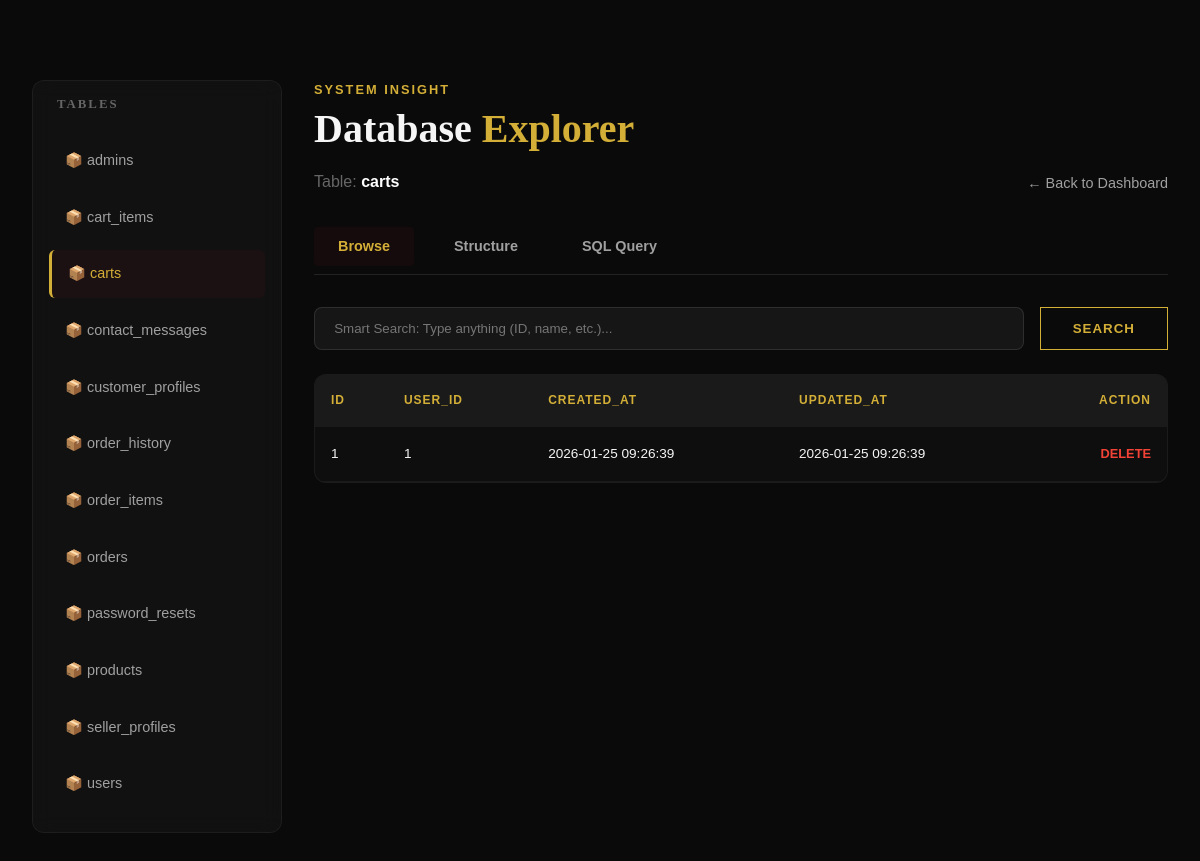
Before: /admin/database.php?table=carts&view=browse (signed in) with the older database file.
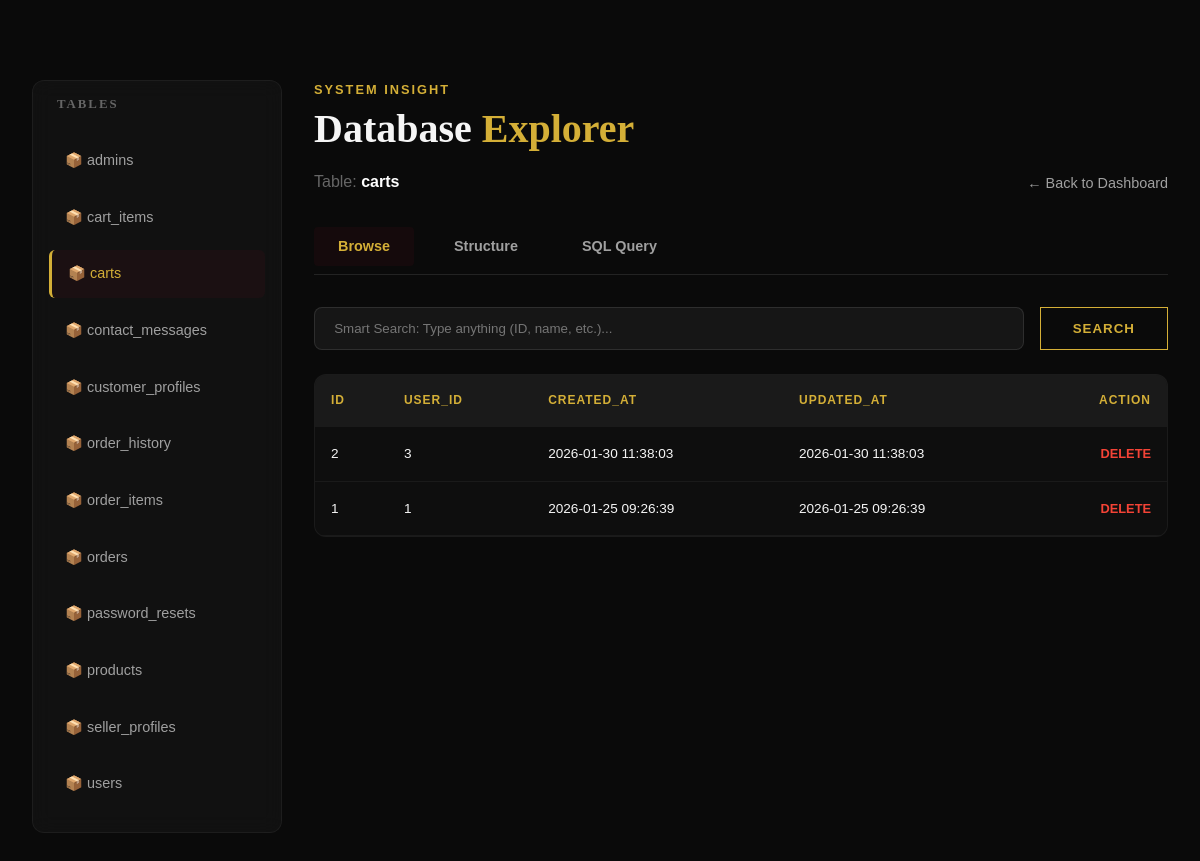
After: the same page with the newer database file.
### tables this page shows
CREATE TABLE `carts` (
  `id` int(11) NOT NULL,
  `user_id` int(11) NOT NULL,
  `created_at` timestamp NULL DEFAULT current_timestamp(),
  `updated_at` timestamp NULL DEFAULT current_timestamp() ON UPDATE current_timestamp()
);

### admin/database.php (the view, shortened to what the changed rows need)
<?php
include '../includes/db.php';
$stmt = $pdo->query("SHOW TABLES");
$tables = $stmt->fetchAll(PDO::FETCH_COLUMN);
$selected_table = $_GET['table'] ?? ($tables[0] ?? null);
$view = $_GET['view'] ?? 'browse';
$page = isset($_GET['page']) ? (int) $_GET['page'] : 1;
$limit = 20;
$offset = ($page - 1) * $limit;
$data = [];
$columns = [];
$primary_key = null;
if ($selected_table && $view !== 'sql') {
    $stmt = $pdo->query("DESCRIBE `$selected_table`");
    $columns_info = $stmt->fetchAll(PDO::FETCH_ASSOC);
    $columns = array_column($columns_info, 'Field');
    foreach ($columns_info as $col) {
        if ($col['Key'] === 'PRI') {
            $primary_key = $col['Field'];
            break;
        }
    }
    if ($view === 'browse') {
        $query = "SELECT * FROM `$selected_table`";
        $params = [];
        if ($primary_key) {
            $query .= " ORDER BY `$primary_key` DESC";
        }
        $query .= " LIMIT $limit OFFSET $offset";
        $stmt = $pdo->prepare($query);
        $stmt->execute($params);
        $data = $stmt->fetchAll(PDO::FETCH_ASSOC);
    }
}
?>
<!DOCTYPE html>
<html lang="en">
<head>
    <link rel="stylesheet" href="../css/style.css">
</head>
<body>
    <div class="db-container">
        <aside class="table-list glass-card">
            <h3
                style="font-size: 0.8rem; text-transform: uppercase; letter-spacing: 2px; color: #666; margin-bottom: 1.5rem; padding-left: 0.5rem;">
                Tables</h3>
            <?php foreach ($tables as $table): ?>
                <a href="?table=<?php echo urlencode($table); ?>&view=browse"
                    class="table-item <?php echo $selected_table === $table ? 'active' : ''; ?>">
                    📦 <?php echo htmlspecialchars($table); ?>
                </a>
            <?php endforeach; ?>
        </aside>
        <main class="data-view">
            <header style="margin-bottom: 2rem; display: flex; justify-content: space-between; align-items: flex-end;">
                <div>
                    <h1 style="font-family: 'Playfair Display', serif; font-size: 2.5rem;">Database <span
                            class="text-accent">Explorer</span></h1>
                </div>
            </header>
            <?php if ($view === 'browse'): ?>
                <div class="table-wrapper">
                    <table class="db-table">
                        <thead>
                            <tr>
                                <?php foreach ($columns as $column): ?>
                                    <th><?php echo htmlspecialchars($column); ?></th>
                                <?php endforeach; ?>
                                <th style="text-align: right;">Action</th>
                            </tr>
                        </thead>
                        <tbody>
                            <?php if (empty($data)): ?>
                                <tr>
                                    <td colspan="<?php echo count($columns) + 1; ?>" class="no-data">No records found.</td>
                                </tr>
                            <?php else: ?>
                                <?php foreach ($data as $row): ?>
                                    <tr>
                                        <?php foreach ($row as $key => $val): ?>
                                            <td><?php echo htmlspecialchars($val ?? 'NULL'); ?></td>
                                        <?php endforeach; ?>
                                        <td style="text-align: right;">
                                            <?php if ($primary_key && isset($row[$primary_key])): ?>
                                                <a href="?table=<?php echo urlencode($selected_table); ?>&view=browse&action=delete&pk=<?php echo $primary_key; ?>&val=<?php echo urlencode($row[$primary_key]); ?>"
                                                    onclick="return confirm('Are you sure you want to delete this row?');"
                                                    style="color: #f44336; text-decoration: none; font-weight: bold; font-size: 0.8rem;">
                                                    DELETE
                                                </a>
                                            <?php endif; ?>
                                        </td>
                                    </tr>
                                <?php endforeach; ?>
                            <?php endif; ?>
                        </tbody>
                    </table>
                </div>
            <?php endif; ?>
        </main>
    </div>
</body>
</html>

Changed rows visible on the page:
added carts: id "2", user "3", created_at "2026-01-30 11:38:03", updated_at "2026-01-30 11:38:03"
